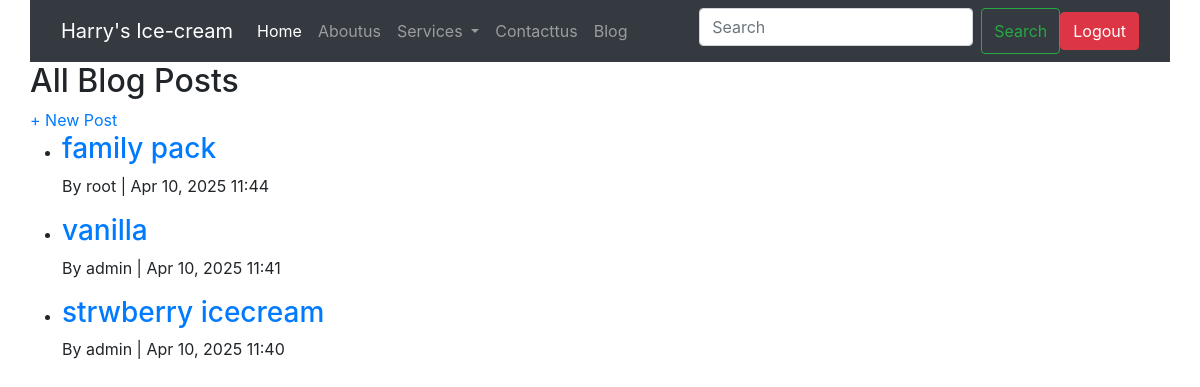
Page /blog/ (signed in) on the committed database.
### blog/models.py (models this page shows, shortened)
class BlogPost(models.Model):
    title = models.CharField(max_length=200)
    body = models.TextField()
    image = models.ImageField(upload_to='blog_images/', blank=True, null=True)
    author = models.ForeignKey(User, on_delete=models.CASCADE)
    created_at = models.DateTimeField(auto_now_add=True)

### blog/views.py (the view)
# urls.py: path('', views.blog_list, name='blog_list'),
def blog_list(request):
    posts = BlogPost.objects.all().order_by('-created_at')
    return render(request, 'blog_list.html', {'posts': posts})

### blog/templates/blog_list.html
{% extends "base.html" %}
{% block content %}
  <h2>All Blog Posts</h2>
  {% if user.is_authenticated %}
    <a href="{% url 'blog_create' %}">+ New Post</a>
  {% endif %}
  <ul>
    {% for post in posts %}
      <li>
        <h3><a href="{% url 'blog_detail' post.pk %}">{{ post.title }}</a></h3>
        <p>By {{ post.author.username }} | {{ post.created_at|date:"M d, Y H:i" }}</p>
      </li>
    {% empty %}
      <p>No blog posts yet.</p>
    {% endfor %}
  </ul>
{% endblock %}

### rows in the picture
BlogPost: title "family pack", author.username "root", created_at "Apr 10, 2025 11:44"
BlogPost: title "vanilla", author.username "admin", created_at "Apr 10, 2025 11:41"
BlogPost: title "strwberry icecream", author.username "admin", created_at "Apr 10, 2025 11:40"
